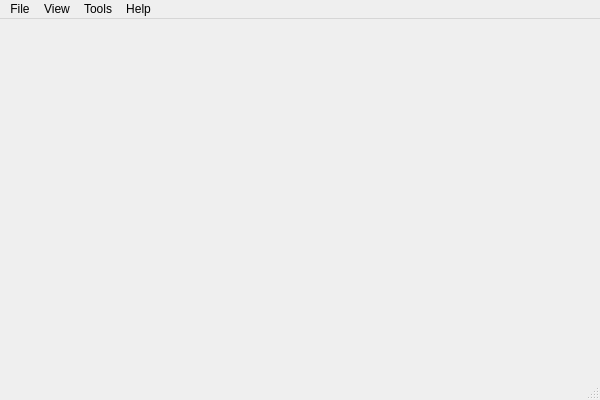
<?xml version="1.0" encoding="UTF-8"?>
<ui version="4.0">
 <class>QWebDev</class>
 <widget class="QMainWindow" name="QWebDev">
  <property name="geometry">
   <rect>
    <x>0</x>
    <y>0</y>
    <width>600</width>
    <height>400</height>
   </rect>
  </property>
  <property name="windowTitle">
   <string>QWebDev</string>
  </property>
  <widget class="QWidget" name="centralWidget"/>
  <widget class="QMenuBar" name="menuBar">
   <property name="geometry">
    <rect>
     <x>0</x>
     <y>0</y>
     <width>600</width>
     <height>22</height>
    </rect>
   </property>
   <widget class="QMenu" name="menuFile">
    <property name="title">
     <string>File</string>
    </property>
    <widget class="QMenu" name="menuNew">
     <property name="title">
      <string>New</string>
     </property>
     <addaction name="actionNewTextFile"/>
     <addaction name="actionNewHtmlFile"/>
    </widget>
    <addaction name="menuNew"/>
    <addaction name="actionOpen"/>
    <addaction name="actionSave"/>
    <addaction name="actionSaveAs"/>
    <addaction name="actionSaveAll"/>
    <addaction name="actionCloseFile"/>
    <addaction name="separator"/>
    <addaction name="actionQuit"/>
   </widget>
   <widget class="QMenu" name="menuHelp">
    <property name="title">
     <string>Help</string>
    </property>
    <addaction name="actionHelp"/>
    <addaction name="actionAbout"/>
    <addaction name="actionAboutQt"/>
    <addaction name="separator"/>
    <addaction name="actionW3Schools"/>
    <addaction name="actionDaniweb"/>
    <addaction name="actionW3Consortium"/>
   </widget>
   <widget class="QMenu" name="menuView">
    <property name="title">
     <string>View</string>
    </property>
    <addaction name="actionPreview"/>
   </widget>
   <widget class="QMenu" name="menuTools">
    <property name="title">
     <string>Tools</string>
    </property>
    <addaction name="actionValidateWebpage"/>
   </widget>
   <addaction name="menuFile"/>
   <addaction name="menuView"/>
   <addaction name="menuTools"/>
   <addaction name="menuHelp"/>
  </widget>
  <widget class="QStatusBar" name="statusBar"/>
  <action name="actionNewTextFile">
   <property name="text">
    <string>Text File</string>
   </property>
  </action>
  <action name="actionOpen">
   <property name="text">
    <string>Open</string>
   </property>
  </action>
  <action name="actionSave">
   <property name="text">
    <string>Save</string>
   </property>
  </action>
  <action name="actionSaveAs">
   <property name="text">
    <string>Save As</string>
   </property>
  </action>
  <action name="actionQuit">
   <property name="text">
    <string>Quit</string>
   </property>
  </action>
  <action name="actionHelp">
   <property name="text">
    <string>Help</string>
   </property>
  </action>
  <action name="actionAbout">
   <property name="text">
    <string>About</string>
   </property>
  </action>
  <action name="actionCloseFile">
   <property name="text">
    <string>Close Current File</string>
   </property>
  </action>
  <action name="actionAboutQt">
   <property name="text">
    <string>About Qt</string>
   </property>
  </action>
  <action name="actionPreview">
   <property name="text">
    <string>Preview Webpage</string>
   </property>
  </action>
  <action name="actionValidateWebpage">
   <property name="text">
    <string>Validate Webpage</string>
   </property>
  </action>
  <action name="actionW3Schools">
   <property name="text">
    <string>W3Schools</string>
   </property>
  </action>
  <action name="actionDaniweb">
   <property name="text">
    <string>Daniweb</string>
   </property>
  </action>
  <action name="actionW3Consortium">
   <property name="text">
    <string>W3 Consortium</string>
   </property>
  </action>
  <action name="actionNewHtmlFile">
   <property name="text">
    <string>HTML File</string>
   </property>
  </action>
  <action name="actionSaveAll">
   <property name="text">
    <string>Save All</string>
   </property>
  </action>
 </widget>
 <layoutdefault spacing="6" margin="11"/>
 <resources/>
 <connections/>
</ui>
